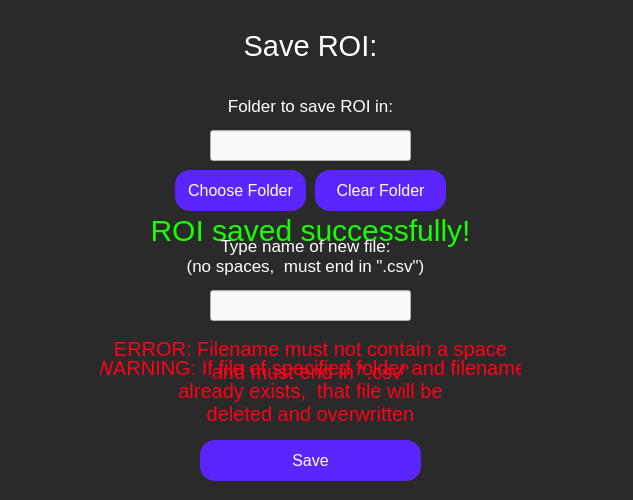
<?xml version="1.0" encoding="UTF-8"?>
<ui version="4.0">
 <class>saveRoi</class>
 <widget class="QWidget" name="saveRoi">
  <property name="geometry">
   <rect>
    <x>0</x>
    <y>0</y>
    <width>633</width>
    <height>500</height>
   </rect>
  </property>
  <property name="windowTitle">
   <string>Save Region Of Interest (ROI)</string>
  </property>
  <property name="styleSheet">
   <string notr="true">QWidget {
	background-color: rgb(42, 42, 42);
}</string>
  </property>
  <widget class="QLabel" name="saveRoiLabel">
   <property name="geometry">
    <rect>
     <x>210</x>
     <y>-20</y>
     <width>201</width>
     <height>131</height>
    </rect>
   </property>
   <property name="styleSheet">
    <string notr="true">QLabel {
	font-size: 29px;
	color: rgb(255, 255, 255);
	background-color: rgba(255, 255, 255, 0);
}</string>
   </property>
   <property name="text">
    <string>Save ROI:</string>
   </property>
   <property name="textFormat">
    <enum>Qt::AutoText</enum>
   </property>
   <property name="scaledContents">
    <bool>false</bool>
   </property>
   <property name="alignment">
    <set>Qt::AlignCenter</set>
   </property>
   <property name="wordWrap">
    <bool>true</bool>
   </property>
  </widget>
  <widget class="QLabel" name="roiFolderPathLabel">
   <property name="geometry">
    <rect>
     <x>210</x>
     <y>80</y>
     <width>201</width>
     <height>51</height>
    </rect>
   </property>
   <property name="styleSheet">
    <string notr="true">QLabel {
	background-color: rgba(255, 255, 255, 0);
	color: white;
	font-size: 17px;
}</string>
   </property>
   <property name="text">
    <string>Folder to save ROI in:</string>
   </property>
   <property name="alignment">
    <set>Qt::AlignCenter</set>
   </property>
   <property name="textInteractionFlags">
    <set>Qt::NoTextInteraction</set>
   </property>
  </widget>
  <widget class="QLineEdit" name="newFolderPathInput">
   <property name="geometry">
    <rect>
     <x>210</x>
     <y>130</y>
     <width>201</width>
     <height>31</height>
    </rect>
   </property>
   <property name="styleSheet">
    <string notr="true">QLineEdit {
	background-color: rgb(249, 249, 249);
	color: black;
}</string>
   </property>
  </widget>
  <widget class="QPushButton" name="chooseFolderButton">
   <property name="geometry">
    <rect>
     <x>175</x>
     <y>170</y>
     <width>131</width>
     <height>41</height>
    </rect>
   </property>
   <property name="styleSheet">
    <string notr="true">QPushButton {
	color: white;
	font-size: 16px;
	background: rgb(90, 37, 255);
	border-radius: 15px;
}</string>
   </property>
   <property name="text">
    <string>Choose Folder</string>
   </property>
  </widget>
  <widget class="QPushButton" name="clearFolderButton">
   <property name="geometry">
    <rect>
     <x>315</x>
     <y>170</y>
     <width>131</width>
     <height>41</height>
    </rect>
   </property>
   <property name="styleSheet">
    <string notr="true">QPushButton {
	color: white;
	font-size: 16px;
	background: rgb(90, 37, 255);
	border-radius: 15px;
}</string>
   </property>
   <property name="text">
    <string>Clear Folder</string>
   </property>
  </widget>
  <widget class="QPushButton" name="saveRoiButton">
   <property name="geometry">
    <rect>
     <x>200</x>
     <y>440</y>
     <width>221</width>
     <height>41</height>
    </rect>
   </property>
   <property name="styleSheet">
    <string notr="true">QPushButton {
	color: white;
	font-size: 16px;
	background: rgb(90, 37, 255);
	border-radius: 15px;
}</string>
   </property>
   <property name="text">
    <string>Save</string>
   </property>
  </widget>
  <widget class="QLabel" name="dataSavedSuccessfullyLabel">
   <property name="geometry">
    <rect>
     <x>100</x>
     <y>190</y>
     <width>421</width>
     <height>81</height>
    </rect>
   </property>
   <property name="styleSheet">
    <string notr="true">QLabel {
	color: rgb(23, 255, 0);
	font-size: 30px;
	background-color: rgba(255, 255, 255, 0);
}</string>
   </property>
   <property name="text">
    <string>ROI saved successfully!</string>
   </property>
   <property name="alignment">
    <set>Qt::AlignCenter</set>
   </property>
  </widget>
  <widget class="QLabel" name="newFileNameLabel">
   <property name="geometry">
    <rect>
     <x>170</x>
     <y>230</y>
     <width>271</width>
     <height>51</height>
    </rect>
   </property>
   <property name="styleSheet">
    <string notr="true">QLabel {
	background-color: rgba(255, 255, 255, 0);
	color: white;
	font-size: 17px;
}</string>
   </property>
   <property name="text">
    <string>Type name of new file:
(no spaces,  must end in &quot;.csv&quot;)</string>
   </property>
   <property name="alignment">
    <set>Qt::AlignCenter</set>
   </property>
   <property name="textInteractionFlags">
    <set>Qt::NoTextInteraction</set>
   </property>
  </widget>
  <widget class="QLineEdit" name="newFileNameInput">
   <property name="geometry">
    <rect>
     <x>210</x>
     <y>290</y>
     <width>201</width>
     <height>31</height>
    </rect>
   </property>
   <property name="styleSheet">
    <string notr="true">QLineEdit {
	background-color: rgb(249, 249, 249);
	color: black;
}</string>
   </property>
   <property name="alignment">
    <set>Qt::AlignCenter</set>
   </property>
  </widget>
  <widget class="QLabel" name="fileNameErrorLabel">
   <property name="geometry">
    <rect>
     <x>100</x>
     <y>320</y>
     <width>421</width>
     <height>81</height>
    </rect>
   </property>
   <property name="styleSheet">
    <string notr="true">QLabel {
	color: rgb(255, 0, 23);
	font-size: 20px;
	background-color: rgba(255, 255, 255, 0);
}</string>
   </property>
   <property name="text">
    <string>ERROR: Filename must not contain a space
and must end in &quot;.csv&quot;</string>
   </property>
   <property name="alignment">
    <set>Qt::AlignCenter</set>
   </property>
  </widget>
  <widget class="QLabel" name="fileNameWarningLabel">
   <property name="geometry">
    <rect>
     <x>100</x>
     <y>350</y>
     <width>421</width>
     <height>81</height>
    </rect>
   </property>
   <property name="styleSheet">
    <string notr="true">QLabel {
	color: rgb(255, 0, 23);
	font-size: 20px;
	background-color: rgba(255, 255, 255, 0);
}</string>
   </property>
   <property name="text">
    <string>WARNING: If file of specified folder and filename
already exists,  that file will be
deleted and overwritten</string>
   </property>
   <property name="alignment">
    <set>Qt::AlignCenter</set>
   </property>
  </widget>
 </widget>
 <resources/>
 <connections/>
</ui>
